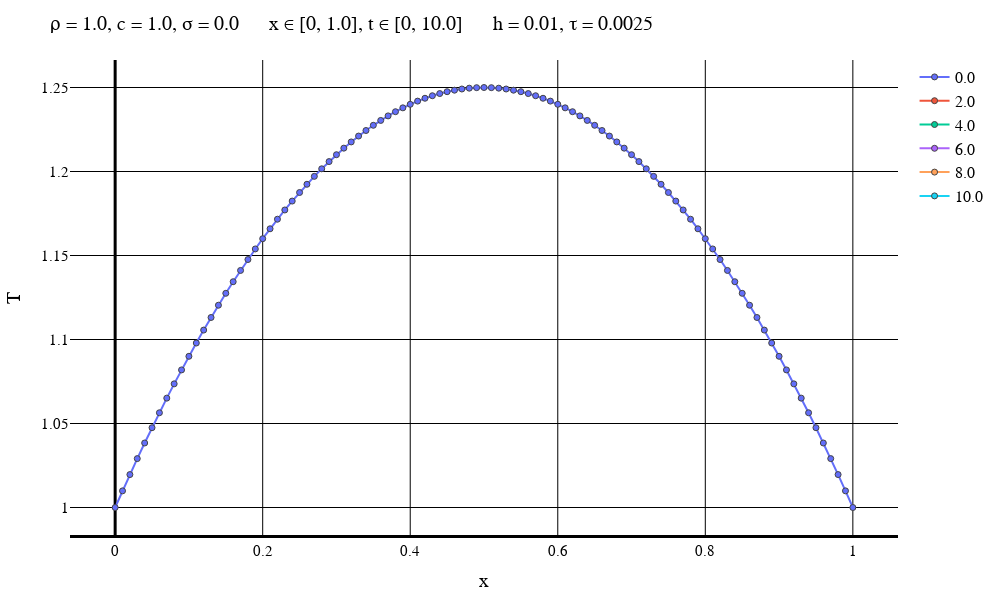

Notebook source saved alongside this figure:
### Markdown cell above
Явная схема

### Code cell
typeOfScheme = "Forward"

solutionFile = "D:\\Calc_Methods_2\\Lab2\\MixedCondsLeftT\\$typeOfScheme\\solution$numOfEq.txt"
dataFile = "D:\\Calc_Methods_2\\Lab2\\MixedCondsLeftT\\$typeOfScheme\\data$numOfEq.txt"
intervalFile = "D:\\Calc_Methods_2\\Lab2\\MixedCondsLeftT\\$typeOfScheme\\interval$numOfEq.txt"

solutionMatrix = readdlm(solutionFile)
dataVec = readdlm(dataFile)
intervalVec = readdlm(intervalFile);

L = dataVec[3]
timeEnd = dataVec[4]
numOfXIntervals = Int(intervalVec[1])
numOfTIntervals = Int(intervalVec[2])
h = L / numOfXIntervals
τ = timeEnd / numOfTIntervals
if default == true
    plotStep = trunc(Int, timeEnd / (5 * τ))
    numOfPlots = numOfTIntervals + 1    
else
    plotStep = 1
    numOfPlots = 10
end
println("Шаг графика: $plotStep")
println("Время последнего графика: $((numOfPlots - 1)*τ)")
makePlot(numOfPlots, plotStep, solutionMatrix, dataVec, intervalVec)

### Figure 1 — Plotly figure (JSON) as saved in the notebook; plotly's stock layout.template omitted (floating-point values rounded to 4 significant figures)
{"data": [{"line": {"width": 2}, "marker": {"line": {"width": 1}, "showline": true}, "mode": "lines+markers", "name": "0.0", "type": "scatter", "x": [0, 0.01, 0.02, 0.03, 0.04, 0.05, 0.06, 0.07, 0.08, 0.09, 0.1, 0.11, 0.12, 0.13, 0.14, 0.15, 0.16, 0.17, 0.18, 0.19, 0.2, 0.21, 0.22, 0.23, 0.24, 0.25, 0.26, 0.27, 0.28, 0.29, 0.3, 0.31, 0.32, 0.33, 0.34, 0.35, 0.36, 0.37, 0.38, 0.39, 0.4, 0.41, 0.42, 0.43, 0.44, 0.45, 0.46, 0.47, 0.48, 0.49, 0.5, 0.51, 0.52, 0.53, 0.54, 0.55, 0.56, 0.57, 0.58, 0.59, 0.6, 0.61, 0.62, 0.63, 0.64, 0.65, 0.66, 0.67, 0.68, 0.69, 0.7, 0.71, 0.72, 0.73, 0.74, 0.75, 0.76, 0.77, 0.78, 0.79, 0.8, 0.81, 0.82, 0.83, 0.84, 0.85, 0.86, 0.87, 0.88, 0.89, 0.9, 0.91, 0.92, 0.93, 0.94, 0.95, 0.96, 0.97, 0.98, 0.99, 1], "y": [1, 1.01, 1.02, 1.029, 1.038, 1.048, 1.056, 1.065, 1.074, 1.082, 1.09, 1.098, 1.106, 1.113, 1.12, 1.127, 1.134, 1.141, 1.148, 1.154, 1.16, 1.166, 1.172, 1.177, 1.182, 1.188, 1.192, 1.197, 1.202, 1.206, 1.21, 1.214, 1.218, 1.221, 1.224, 1.228, 1.23, 1.233, 1.236, 1.238, 1.24, 1.242, 1.244, 1.245, 1.246, 1.248, 1.248, 1.249, 1.25, 1.25, 1.25, 1.25, 1.25, 1.249, 1.248, 1.248, 1.246, 1.245, 1.244, 1.242, 1.24, 1.238, 1.236, 1.233, 1.23, 1.228, 1.224, 1.221, 1.218, 1.214, 1.21, 1.206, 1.202, 1.197, 1.192, 1.188, 1.182, 1.177, 1.172, 1.166, 1.16, 1.154, 1.148, 1.141, 1.134, 1.127, 1.12, 1.113, 1.106, 1.098, 1.09, 1.082, 1.074, 1.065, 1.056, 1.048, 1.038, 1.029, 1.02, 1.01, 1]}, {"line": {"width": 2}, "marker": {"line": {"width": 1}, "showline": true}, "mode": "lines+markers", "name": "2.0", "type": "scatter", "x": [0, 0.01, 0.02, 0.03, 0.04, 0.05, 0.06, 0.07, 0.08, 0.09, 0.1, 0.11, 0.12, 0.13, 0.14, 0.15, 0.16, 0.17, 0.18, 0.19, 0.2, 0.21, 0.22, 0.23, 0.24, 0.25, 0.26, 0.27, 0.28, 0.29, 0.3, 0.31, 0.32, 0.33, 0.34, 0.35, 0.36, 0.37, 0.38, 0.39, 0.4, 0.41, 0.42, 0.43, 0.44, 0.45, 0.46, 0.47, 0.48, 0.49, 0.5, 0.51, 0.52, 0.53, 0.54, 0.55, 0.56, 0.57, 0.58, 0.59, 0.6, 0.61, 0.62, 0.63, 0.64, 0.65, 0.66, 0.67, 0.68, 0.69, 0.7, 0.71, 0.72, 0.73, 0.74, 0.75, 0.76, 0.77, 0.78, 0.79, 0.8, 0.81, 0.82, 0.83, 0.84, 0.85, 0.86, 0.87, 0.88, 0.89, 0.9, 0.91, 0.92, 0.93, 0.94, 0.95, 0.96, 0.97, 0.98, 0.99, 1], "y": [null, null, null, null, null, null, null, null, null, null, null, null, null, null, null, null, null, null, null, null, null, null, null, null, null, null, null, null, null, null, null, null, null, null, null, null, null, null, null, null, null, null, null, null, null, null, null, null, null, null, null, null, null, null, null, null, null, null, null, null, null, null, null, null, null, null, null, null, null, null, null, null, null, null, null, null, null, null, null, null, null, null, null, null, null, null, null, null, null, null, null, null, null, null, null, null, null, null, null, null, null]}, {"line": {"width": 2}, "marker": {"line": {"width": 1}, "showline": true}, "mode": "lines+markers", "name": "4.0", "type": "scatter", "x": [0, 0.01, 0.02, 0.03, 0.04, 0.05, 0.06, 0.07, 0.08, 0.09, 0.1, 0.11, 0.12, 0.13, 0.14, 0.15, 0.16, 0.17, 0.18, 0.19, 0.2, 0.21, 0.22, 0.23, 0.24, 0.25, 0.26, 0.27, 0.28, 0.29, 0.3, 0.31, 0.32, 0.33, 0.34, 0.35, 0.36, 0.37, 0.38, 0.39, 0.4, 0.41, 0.42, 0.43, 0.44, 0.45, 0.46, 0.47, 0.48, 0.49, 0.5, 0.51, 0.52, 0.53, 0.54, 0.55, 0.56, 0.57, 0.58, 0.59, 0.6, 0.61, 0.62, 0.63, 0.64, 0.65, 0.66, 0.67, 0.68, 0.69, 0.7, 0.71, 0.72, 0.73, 0.74, 0.75, 0.76, 0.77, 0.78, 0.79, 0.8, 0.81, 0.82, 0.83, 0.84, 0.85, 0.86, 0.87, 0.88, 0.89, 0.9, 0.91, 0.92, 0.93, 0.94, 0.95, 0.96, 0.97, 0.98, 0.99, 1], "y": [null, null, null, null, null, null, null, null, null, null, null, null, null, null, null, null, null, null, null, null, null, null, null, null, null, null, null, null, null, null, null, null, null, null, null, null, null, null, null, null, null, null, null, null, null, null, null, null, null, null, null, null, null, null, null, null, null, null, null, null, null, null, null, null, null, null, null, null, null, null, null, null, null, null, null, null, null, null, null, null, null, null, null, null, null, null, null, null, null, null, null, null, null, null, null, null, null, null, null, null, null]}, {"line": {"width": 2}, "marker": {"line": {"width": 1}, "showline": true}, "mode": "lines+markers", "name": "6.0", "type": "scatter", "x": [0, 0.01, 0.02, 0.03, 0.04, 0.05, 0.06, 0.07, 0.08, 0.09, 0.1, 0.11, 0.12, 0.13, 0.14, 0.15, 0.16, 0.17, 0.18, 0.19, 0.2, 0.21, 0.22, 0.23, 0.24, 0.25, 0.26, 0.27, 0.28, 0.29, 0.3, 0.31, 0.32, 0.33, 0.34, 0.35, 0.36, 0.37, 0.38, 0.39, 0.4, 0.41, 0.42, 0.43, 0.44, 0.45, 0.46, 0.47, 0.48, 0.49, 0.5, 0.51, 0.52, 0.53, 0.54, 0.55, 0.56, 0.57, 0.58, 0.59, 0.6, 0.61, 0.62, 0.63, 0.64, 0.65, 0.66, 0.67, 0.68, 0.69, 0.7, 0.71, 0.72, 0.73, 0.74, 0.75, 0.76, 0.77, 0.78, 0.79, 0.8, 0.81, 0.82, 0.83, 0.84, 0.85, 0.86, 0.87, 0.88, 0.89, 0.9, 0.91, 0.92, 0.93, 0.94, 0.95, 0.96, 0.97, 0.98, 0.99, 1], "y": [null, null, null, null, null, null, null, null, null, null, null, null, null, null, null, null, null, null, null, null, null, null, null, null, null, null, null, null, null, null, null, null, null, null, null, null, null, null, null, null, null, null, null, null, null, null, null, null, null, null, null, null, null, null, null, null, null, null, null, null, null, null, null, null, null, null, null, null, null, null, null, null, null, null, null, null, null, null, null, null, null, null, null, null, null, null, null, null, null, null, null, null, null, null, null, null, null, null, null, null, null]}, {"line": {"width": 2}, "marker": {"line": {"width": 1}, "showline": true}, "mode": "lines+markers", "name": "8.0", "type": "scatter", "x": [0, 0.01, 0.02, 0.03, 0.04, 0.05, 0.06, 0.07, 0.08, 0.09, 0.1, 0.11, 0.12, 0.13, 0.14, 0.15, 0.16, 0.17, 0.18, 0.19, 0.2, 0.21, 0.22, 0.23, 0.24, 0.25, 0.26, 0.27, 0.28, 0.29, 0.3, 0.31, 0.32, 0.33, 0.34, 0.35, 0.36, 0.37, 0.38, 0.39, 0.4, 0.41, 0.42, 0.43, 0.44, 0.45, 0.46, 0.47, 0.48, 0.49, 0.5, 0.51, 0.52, 0.53, 0.54, 0.55, 0.56, 0.57, 0.58, 0.59, 0.6, 0.61, 0.62, 0.63, 0.64, 0.65, 0.66, 0.67, 0.68, 0.69, 0.7, 0.71, 0.72, 0.73, 0.74, 0.75, 0.76, 0.77, 0.78, 0.79, 0.8, 0.81, 0.82, 0.83, 0.84, 0.85, 0.86, 0.87, 0.88, 0.89, 0.9, 0.91, 0.92, 0.93, 0.94, 0.95, 0.96, 0.97, 0.98, 0.99, 1], "y": [null, null, null, null, null, null, null, null, null, null, null, null, null, null, null, null, null, null, null, null, null, null, null, null, null, null, null, null, null, null, null, null, null, null, null, null, null, null, null, null, null, null, null, null, null, null, null, null, null, null, null, null, null, null, null, null, null, null, null, null, null, null, null, null, null, null, null, null, null, null, null, null, null, null, null, null, null, null, null, null, null, null, null, null, null, null, null, null, null, null, null, null, null, null, null, null, null, null, null, null, null]}, {"line": {"width": 2}, "marker": {"line": {"width": 1}, "showline": true}, "mode": "lines+markers", "name": "10.0", "type": "scatter", "x": [0, 0.01, 0.02, 0.03, 0.04, 0.05, 0.06, 0.07, 0.08, 0.09, 0.1, 0.11, 0.12, 0.13, 0.14, 0.15, 0.16, 0.17, 0.18, 0.19, 0.2, 0.21, 0.22, 0.23, 0.24, 0.25, 0.26, 0.27, 0.28, 0.29, 0.3, 0.31, 0.32, 0.33, 0.34, 0.35, 0.36, 0.37, 0.38, 0.39, 0.4, 0.41, 0.42, 0.43, 0.44, 0.45, 0.46, 0.47, 0.48, 0.49, 0.5, 0.51, 0.52, 0.53, 0.54, 0.55, 0.56, 0.57, 0.58, 0.59, 0.6, 0.61, 0.62, 0.63, 0.64, 0.65, 0.66, 0.67, 0.68, 0.69, 0.7, 0.71, 0.72, 0.73, 0.74, 0.75, 0.76, 0.77, 0.78, 0.79, 0.8, 0.81, 0.82, 0.83, 0.84, 0.85, 0.86, 0.87, 0.88, 0.89, 0.9, 0.91, 0.92, 0.93, 0.94, 0.95, 0.96, 0.97, 0.98, 0.99, 1], "y": [null, null, null, null, null, null, null, null, null, null, null, null, null, null, null, null, null, null, null, null, null, null, null, null, null, null, null, null, null, null, null, null, null, null, null, null, null, null, null, null, null, null, null, null, null, null, null, null, null, null, null, null, null, null, null, null, null, null, null, null, null, null, null, null, null, null, null, null, null, null, null, null, null, null, null, null, null, null, null, null, null, null, null, null, null, null, null, null, null, null, null, null, null, null, null, null, null, null, null, null, null]}], "layout": {"coloraxis": {"outlinecolor": "black"}, "font": {"color": "black", "family": "Time New Roman"}, "height": 600, "legend": {"font": {"size": 16}}, "margin": {"b": 50, "l": 50, "r": 50, "t": 60}, "paper_bgcolor": "white", "plot_bgcolor": "white", "title": {"autosize": false, "font": {"color": "black", "family": "Times New Roman", "size": 20}, "paper_bgcolor": "red", "text": "ρ = 1.0, c = 1.0, σ = 0.0      x ∈ [0, 1.0], t ∈ [0, 10.0]      h = 0.01, τ = 0.0025"}, "width": 1000, "xaxis": {"color": "black", "gridcolor": "black", "gridwidth": 1, "linecolor": "black", "linewidth": 3, "tickfont": {"size": 15}, "title": {"font": {"color": "black", "family": "Times New Roman", "size": 20}, "text": "x"}, "zerolinecolor": "black", "zerolinewidth": 3}, "yaxis": {"exponentformat": "power", "gridcolor": "black", "gridwidth": 1, "tickfont": {"size": 15}, "title": {"font": {"color": "black", "family": "Times New Roman", "size": 20}, "text": "T"}, "zerolinecolor": "black"}}}
